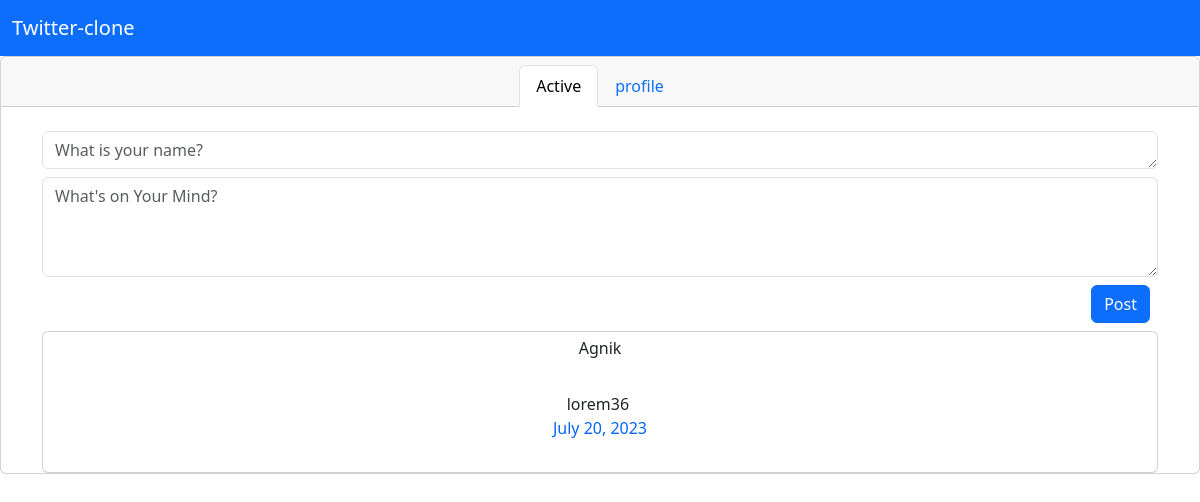
Before: / with the older database file.
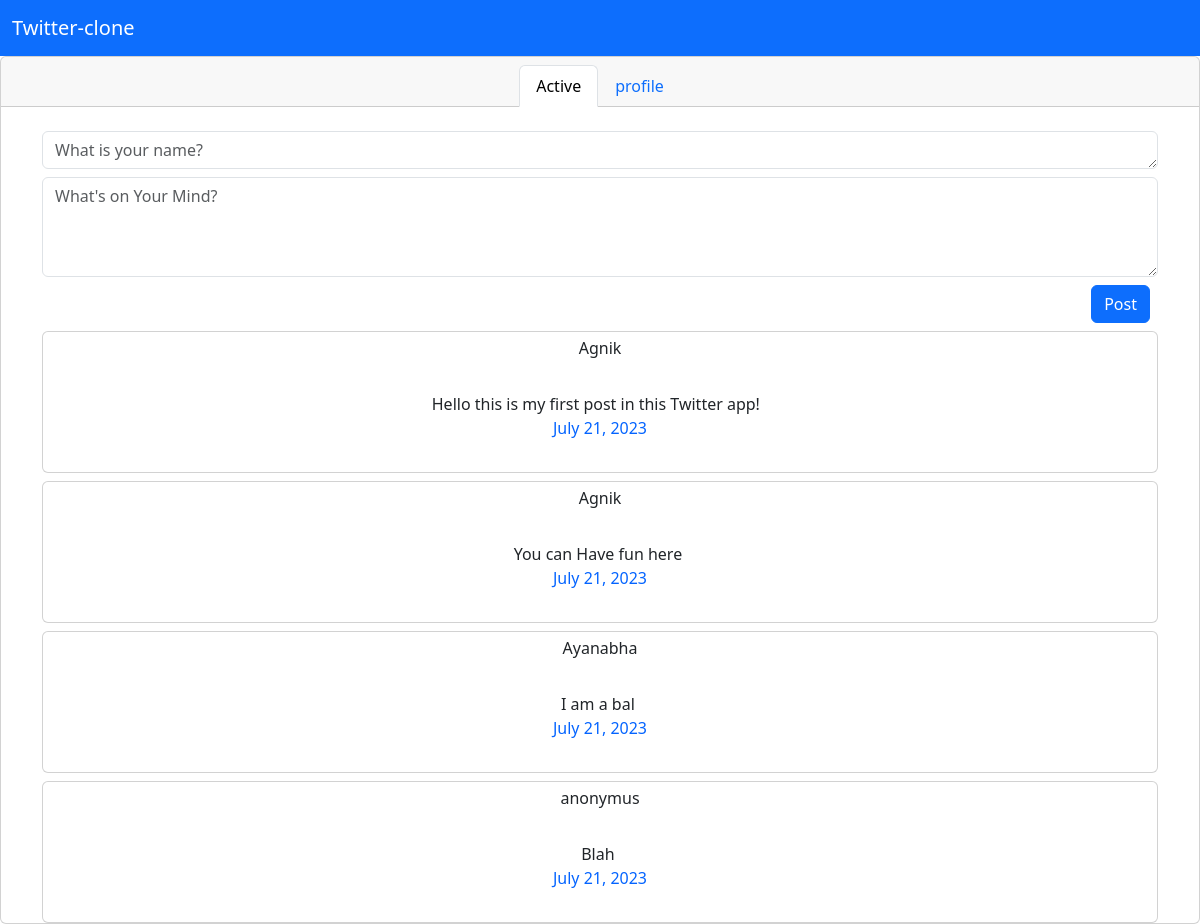
After: the same page with the newer database file.
### blog/models.py (models this page shows)
class posts(models.Model):
    tweet_id=models.AutoField
    author_name =models.CharField(max_length=40)
    content=models.CharField(max_length=300)
    pub_date =models.DateField(auto_now_add=True)

### blog/views.py (the view)
# urls.py: path("", views.index,name='Twitter-clone'),
def index(request):
    tweets = posts.objects.all()
    return render(request, 'blog/index.html', {'tweets': tweets})

### blog/templates/blog/index.html (shortened to what this page needs)
<!doctype html>
<html lang="en">
<head>
    <link href="https://cdn.jsdelivr.net/npm/bootstrap@5.3.0/dist/css/bootstrap.min.css" rel="stylesheet"
>
</head>
<body>
    <nav class="navbar bg-primary" data-bs-theme="dark">
        <div class="container-fluid">
            <a class="navbar-brand">Twitter-clone</a>
        </div>
    </nav>
    <div class="card text-center">
        <div class="card-header d-flex justify-content-center">
            <ul class="nav nav-tabs card-header-tabs">
                <li class="nav-item">
                    <a class="nav-link active" aria-current="true" href="#">Active</a>
                </li>
                <li class="nav-item">
                    <a class="nav-link" href="profile">profile</a>
                </li>
            </ul>
        </div>
        <div class="container mt-4">
            <div class="form-floating">
                <form action="/create_post" method="post"> {% csrf_token %}
                    <textarea class="form-control" placeholder="What is your name?" id="floatingTextarea2" name='author'
                    style="height: 10px"></textarea>
                <textarea class="form-control mt-2" placeholder="What's on Your Mind?" id="floatingTextarea2" name='content'
                    style="height: 100px"></textarea>
                <div class="d-grid gap-2 d-md-flex justify-content-md-end mt-2">
                    <button class="btn btn-primary me-md-2" type="submit">Post</button>
                </div>
                </form>
            </div>
            {% for tweet in tweets %}
            <div class="card mt-2">
                <p class='mt-1'>{{ tweet.author_name }}</p>
                <div class="card-body">
                    {{ tweet.content }}&nbsp;
                    <p style="color:rgb(4, 100, 255)">{{ tweet.pub_date }}</p>
                </div>
            </div>
            {% endfor %}
        </div>
    </div>
</body>
</html>

Changed rows visible on the page:
removed posts: author_name "Agnik", content "lorem36", pub_date "July 20, 2023"
added posts: author_name "Agnik", content "Hello this is my first post in this Twitter app!", pub_date "July 21, 2023"
added posts: author_name "Agnik", content "You can Have fun here", pub_date "July 21, 2023"
added posts: author_name "Ayanabha", content "I am a bal", pub_date "July 21, 2023"
added posts: author_name "anonymus", content "Blah", pub_date "July 21, 2023"
